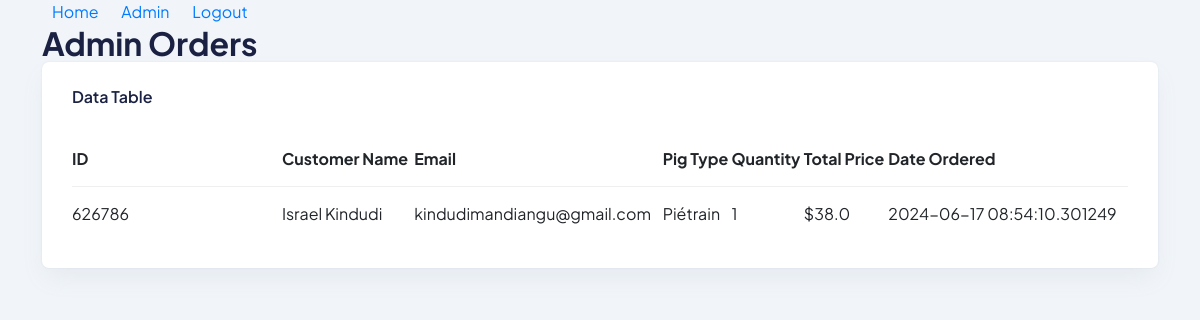
The page /admin (signed in) on the database its author committed.
### models.py (models this page shows)
class Order(db.Model):
    id = db.Column(db.Integer, primary_key=True)
    order_id = db.Column(db.Integer, unique=True, nullable=False)
    customer_name = db.Column(db.String(100), nullable=False)
    customer_email = db.Column(db.String(100), nullable=False)
    customer_address = db.Column(db.String(200), nullable=False)
    customer_phone = db.Column(db.String(20), nullable=False)
    pig_type_id = db.Column(db.Integer, db.ForeignKey('pig_type.id'), nullable=False)
    quantity = db.Column(db.Integer, nullable=False)
    total_price = db.Column(db.Float, nullable=False)
    timestamp = db.Column(db.DateTime, default=datetime.utcnow)

class PigType(db.Model):
    id = db.Column(db.Integer, primary_key=True)
    name = db.Column(db.String(100), unique=True, nullable=False)
    description = db.Column(db.Text, nullable=False)
    price = db.Column(db.Float, nullable=False)
    orders = db.relationship('Order', backref='pig_type', lazy=True)

### app.py (the view)
@app.route('/admin')
@login_required
def admin():
    orders = Order.query.all()
    return render_template('admin.html', orders=orders)

### app.py (called while the page is built)
@login_manager.user_loader
def load_user(user_id):
    return User.query.get(int(user_id))

### templates/admin.html (shortened to what this page needs)
{% extends "base.html" %}
{% block content %}
<h1>Admin Orders</h1>
<div class="tables-wrapper">
    <div class="row">
      <div class="col-lg-12">
        <div class="card-style mb-30">
          <h6 class="mb-10">Data Table</h6>
          <div class="table-wrapper table-responsive">
<table class="table">
    <tr>
        <th class="lead-info">ID</th>
        <th>Customer Name</th>
        <th>Email</th>
        <th>Pig Type</th>
        <th>Quantity</th>
        <th>Total Price</th>
        <th>Date Ordered</th>
    </tr>
    {% for order in orders %}
    <tr>
        <td>{{ order.order_id }}</td>
        <td>{{ order.customer_name }}</td>
        <td>{{ order.customer_email }}</td>
        <td>{{ order.pig_type.name }}</td>
        <td>{{ order.quantity }}</td>
        <td>${{ order.total_price }}</td>
        <td>{{ order.timestamp }}</td>
    </tr>
    {% endfor %}
</table>
</div>
</div>
</div>
</div>
{% endblock %}

### static/styles.css (style rules this page uses)
body { font-family: Arial, sans-serif; background-color: #f8f9fa; margin: 0; padding: 0; }
body { font-family: Arial, sans-serif; margin: 0; padding: 0; background-color: #f4f4f9; color: #333; }

### static/assets/css/fullcalendar.css (style rules this page uses)
:root { --fc-daygrid-event-dot-width:8px;--fc-list-event-dot-width:10px;--fc-list-event-hover-bg-color:#f5f5f5 }

### rows shown on the page
Order: order_id "626786", customer_name "Israel Kindudi", customer_email "kindudimandiangu@gmail.com", pig_type.name "Piétrain", quantity "1", total_price "38.0", timestamp "2024-06-17 08:54:10.301249"
